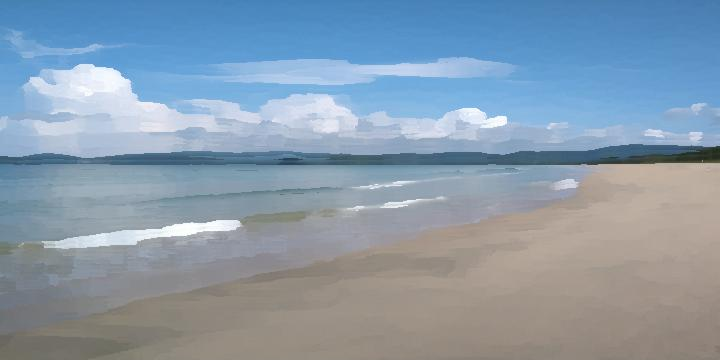
#> input picture embeds/bg/beach.jpg, 720 x 360 px, found by its file name; its folder holds only this picture in this run
$ python filter.py
#> lines starting #> are read from the running program, lines starting #| are printed output that depends on the picture
#> further down, pic is the input picture: shape (360, 720, 3); mean R, G, B 136.7, 155.3, 172.6
# 変換ロジックは https://qiita.com/Cartelet/items/5c1c012c132be3aa9608 を参考にした

from PIL import Image

import matplotlib.pyplot as plt
import numpy as np
import cv2
import sys
import os

# ================================================
# ターゲットディレクトリの画像に一括でフィルターをかける
# ================================================

dir_path = "embeds/bg"

# (PIC: 元画像、R: 正方形領域の一辺)
def kuwahara(pic,r=5):
#> called with r = 5
    h,w,_=pic.shape
#> h = 360; w = 720
    pic=np.pad(pic,((r,r),(r,r),(0,0)),"edge")
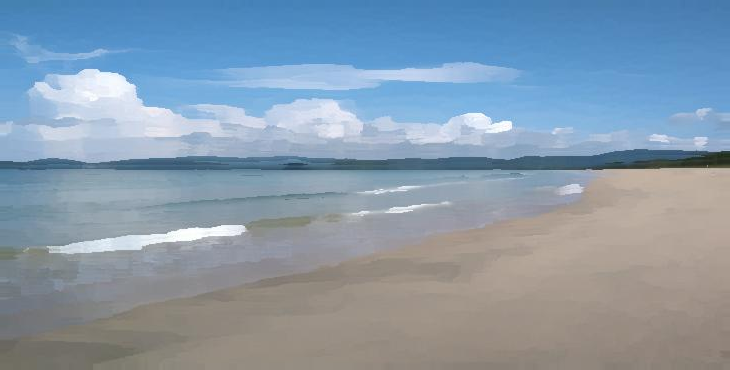
#> pic: shape (370, 730, 3); mean of channels 0, 1, 2 135.6, 154.5, 171.9; drawn as R, G, B
    ave,var=cv2.integral2(pic)
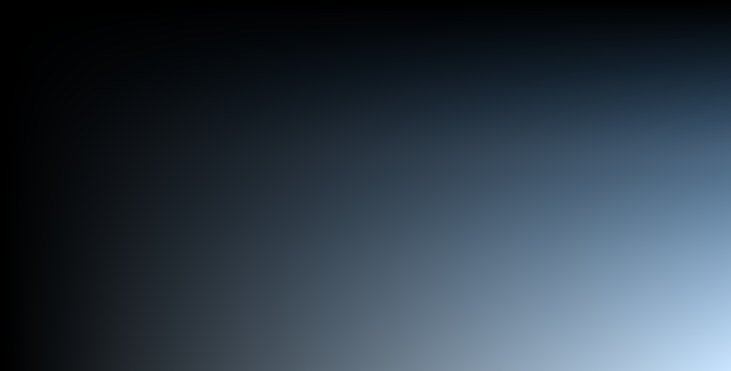
#> ave: shape (371, 731, 3) int32; mean of channels 0, 1, 2 8566161.8, 10845521, 12937579.2; drawn with min black and max white
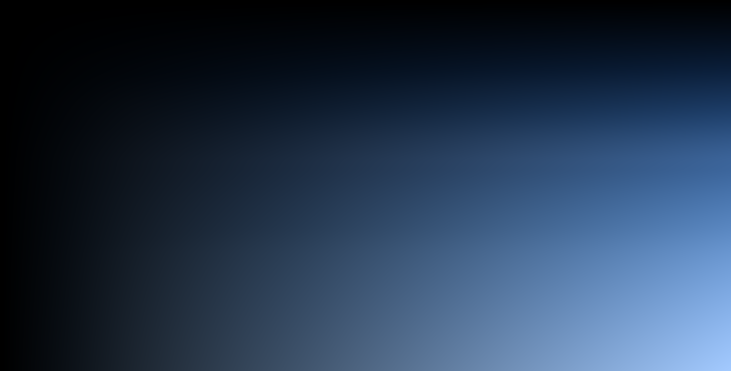
#> var: shape (371, 731, 3) float64; mean of channels 0, 1, 2 1.21e+09, 1.8e+09, 2.55e+09; drawn with min black and max white
    # 平均値の一括計算
    ave=(ave[:-r-1,:-r-1]+ave[r+1:,r+1:]-ave[r+1:,:-r-1]-ave[:-r-1,r+1:])/(r+1)**2
#> ave: shape (365, 725, 3) float64
    # 分散の一括計算
    var=((var[:-r-1,:-r-1]+var[r+1:,r+1:]-var[r+1:,:-r-1]-var[:-r-1,r+1:])/(r+1)**2-ave**2).sum(axis=2)
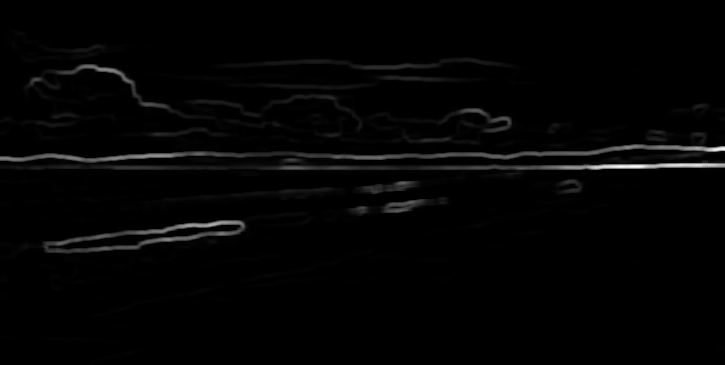
#> var: shape (365, 725) float64; min 0, max 10774.2, mean 177.3; drawn with min black and max white

    def filt(i,j):
        return np.array([ave[i,j],ave[i+r,j],ave[i,j+r],ave[i+r,j+r]])[(np.array([var[i,j],var[i+r,j],var[i,j+r],var[i+r,j+r]]).argmin(axis=0).flatten(),j.flatten(),i.flatten())].reshape(w,h,_).transpose(1,0,2)
    # 色の決定
    filtered_pic = filt(*np.meshgrid(np.arange(h),np.arange(w))).astype(pic.dtype)
    return filtered_pic

target_files = [
    f for f in os.listdir(dir_path) if os.path.isfile(os.path.join(dir_path, f))
]

for input in target_files:
  input_path = os.path.join(dir_path, input)
  pic = np.array(plt.imread(input_path))
  filtered_pic = kuwahara(pic,5)
  filtered_pic = np.clip(filtered_pic, 0, 1)  # 値を0〜1にクリップ
#> filtered_pic: shape (360, 720, 3); every value is 1
  filtered_pic = (filtered_pic * 255).astype(np.uint8)
#> filtered_pic: shape (360, 720, 3); every value is 255
  filtered_image = Image.fromarray(filtered_pic)
  filtered_image.save(input_path)

$ run again, on embeds/bg/port.png
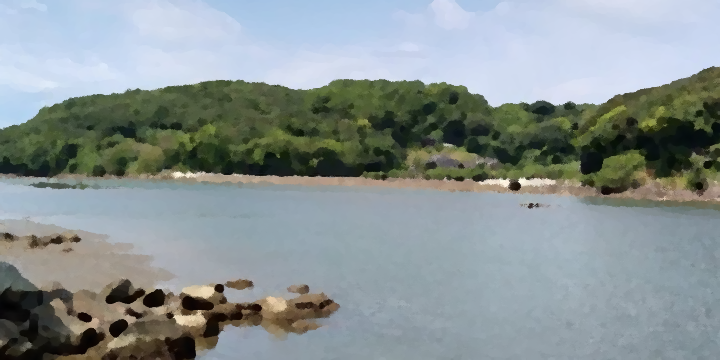
#> input picture embeds/bg/port.png, 720 x 360 px, found by its file name
#> pic is the input picture: shape (360, 720, 4) float32; mean R, G, B, A 0.538, 0.576, 0.577, 1
#> pic: shape (370, 730, 4) float32
#> in kuwahara, `var=((var[:-r-1,:-r-1]+var[r+1:,r+1:]-var[r+1:,:-r-1]-var[:-r-1,r+1:])..`:
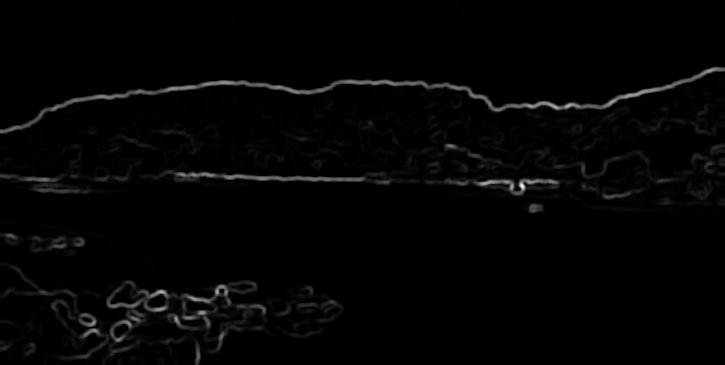
#> var: shape (365, 725) float64; min -2.42e-12, max 0.434, mean 0.00771; drawn with min black and max white
#> in filt, `return np.array([ave[i,j],ave[i+r,j],ave[i,j+r],ave[i+r,j+r]])[(np.arr..`:
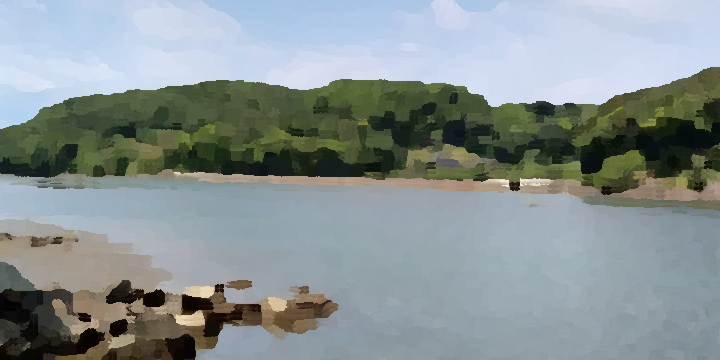
#> returned value: shape (360, 720, 4) float64; mean of channels 0, 1, 2, 3 0.537, 0.576, 0.578, 1; drawn as R, G, B

$ run again, on embeds/bg/sky.jpg
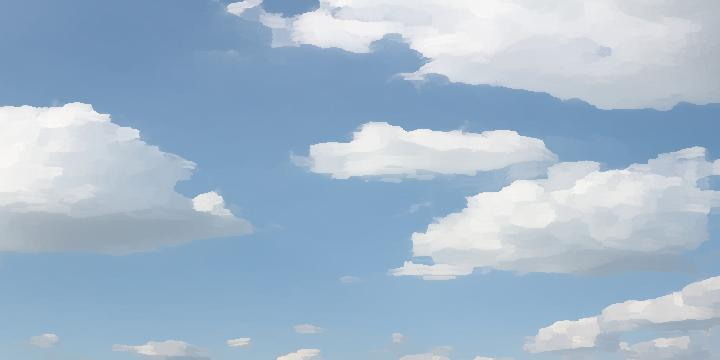
#> input picture embeds/bg/sky.jpg, 720 x 360 px, found by its file name
#> pic is the input picture: shape (360, 720, 3); mean R, G, B 162.7, 184.4, 204.9
#> pic: shape (370, 730, 3)
#> in kuwahara, `ave,var=cv2.integral2(pic)`:
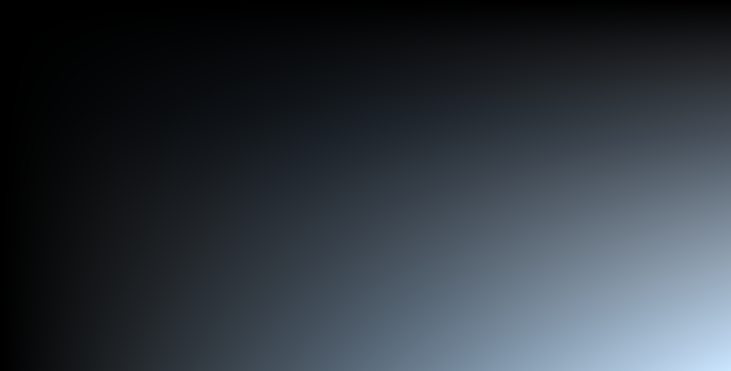
#> ave: shape (371, 731, 3) int32; mean of channels 0, 1, 2 10500535.7, 12070456.7, 13676592; drawn with min black and max white
#> in kuwahara, `var=((var[:-r-1,:-r-1]+var[r+1:,r+1:]-var[r+1:,:-r-1]-var[:-r-1,r+1:])..`:
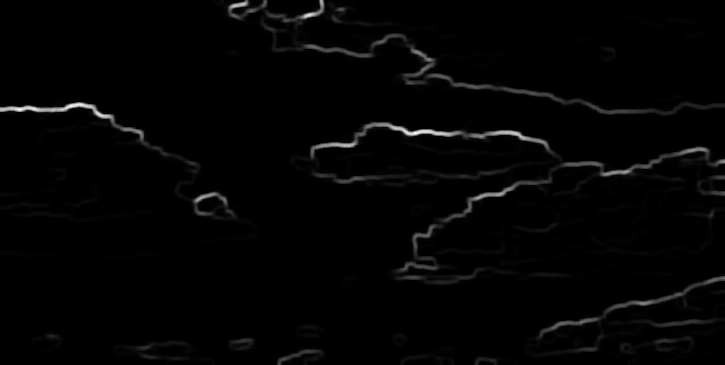
#> var: shape (365, 725) float64; min 0, max 5067.3, mean 81.9; drawn with min black and max white
